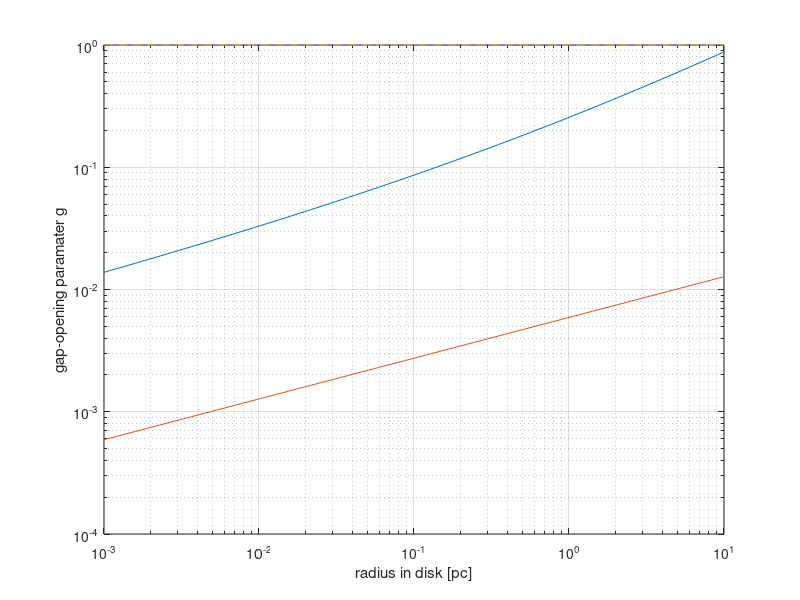

Write MATLAB code to recreate this figure.
function gap_opening

close all;

n=100;

r = exp(linspace(log(0.001*206265*149597870700),log(10*206265*149597870700),n));


h = 0.0001 * r .* (r./149597870700).^(1/3);
alpha = 0.01;
Ms = 3*10^5 * 2e30;
Mb = 40* 2e30;
q = Mb/Ms;
Rh = r * (q/3)^(1/3) ;


fcn = 3/4 .* h./Rh + 50*alpha*h.^2./(q*r.^2) * sqrt(Ms./(Mb + Ms)) ;
fcn = 3/4 .* h./r * (q./3)^(-1/3) + 50*alpha./q * (h./r).^2;

%fcn - fcn1

figure; 
loglog(r/149597870700/206265,fcn,r/149597870700/206265,h./r,r/149597870700/206265,ones(1,n),'--');
hold off
xlabel('radius in disk [pc]')
ylabel('gap-opening paramater g')
grid on;

end

